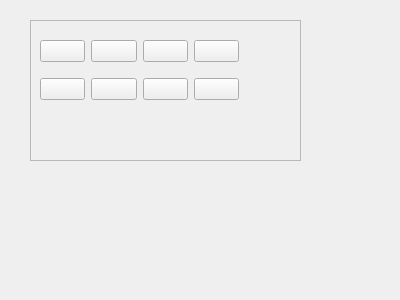
<?xml version="1.0" encoding="UTF-8"?>
<ui version="4.0">
 <class>ItemTool_FillColorPanel</class>
 <widget class="QWidget" name="ItemTool_FillColorPanel">
  <property name="geometry">
   <rect>
    <x>0</x>
    <y>0</y>
    <width>400</width>
    <height>300</height>
   </rect>
  </property>
  <property name="windowTitle">
   <string>Form</string>
  </property>
  <widget class="QWidget" name="horizontalLayoutWidget">
   <property name="geometry">
    <rect>
     <x>30</x>
     <y>20</y>
     <width>271</width>
     <height>141</height>
    </rect>
   </property>
   <layout class="QHBoxLayout" name="horizontalLayout">
    <item>
     <widget class="DB_CustomFrame_5" name="frame_fillcolor">
      <property name="frameShape">
       <enum>QFrame::StyledPanel</enum>
      </property>
      <property name="frameShadow">
       <enum>QFrame::Raised</enum>
      </property>
      <widget class="QWidget" name="gridLayoutWidget_2">
       <property name="geometry">
        <rect>
         <x>10</x>
         <y>10</y>
         <width>199</width>
         <height>80</height>
        </rect>
       </property>
       <layout class="QGridLayout" name="gridLayout_2">
        <item row="1" column="0">
         <widget class="DB_CustomPushButton_13" name="pFillColor5">
          <property name="text">
           <string/>
          </property>
          <property name="checkable">
           <bool>true</bool>
          </property>
         </widget>
        </item>
        <item row="0" column="0">
         <widget class="DB_CustomPushButton_13" name="pFillColor1">
          <property name="text">
           <string/>
          </property>
          <property name="checkable">
           <bool>true</bool>
          </property>
         </widget>
        </item>
        <item row="0" column="1">
         <widget class="DB_CustomPushButton_13" name="pFillColor2">
          <property name="text">
           <string/>
          </property>
          <property name="checkable">
           <bool>true</bool>
          </property>
         </widget>
        </item>
        <item row="0" column="2">
         <widget class="DB_CustomPushButton_13" name="pFillColor3">
          <property name="text">
           <string/>
          </property>
          <property name="checkable">
           <bool>true</bool>
          </property>
         </widget>
        </item>
        <item row="0" column="3">
         <widget class="DB_CustomPushButton_13" name="pFillColor4">
          <property name="text">
           <string/>
          </property>
          <property name="checkable">
           <bool>true</bool>
          </property>
         </widget>
        </item>
        <item row="1" column="1">
         <widget class="DB_CustomPushButton_13" name="pFillColor6">
          <property name="text">
           <string/>
          </property>
          <property name="checkable">
           <bool>true</bool>
          </property>
         </widget>
        </item>
        <item row="1" column="2">
         <widget class="DB_CustomPushButton_13" name="pFillColor7">
          <property name="text">
           <string/>
          </property>
          <property name="checkable">
           <bool>true</bool>
          </property>
         </widget>
        </item>
        <item row="1" column="3">
         <widget class="DB_CustomPushButton_13" name="pFillColor8">
          <property name="text">
           <string/>
          </property>
          <property name="checkable">
           <bool>true</bool>
          </property>
         </widget>
        </item>
       </layout>
      </widget>
     </widget>
    </item>
   </layout>
  </widget>
 </widget>
 <customwidgets>
  <customwidget>
   <class>DB_CustomFrame_5</class>
   <extends>QFrame</extends>
   <header>CustomWidget/db_customframe.h</header>
   <container>1</container>
  </customwidget>
  <customwidget>
   <class>DB_CustomPushButton_13</class>
   <extends>QPushButton</extends>
   <header>CustomWidget/db_custompushbutton.h</header>
  </customwidget>
 </customwidgets>
 <resources/>
 <connections/>
</ui>
